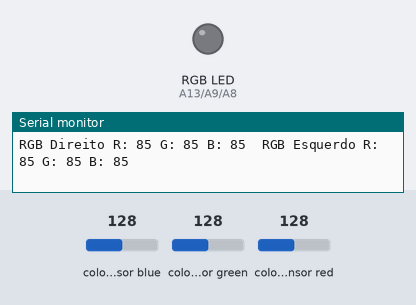
This sketch was run on a simulated Arduino Mega 2560, built with avr-gcc and run on an emulated ATmega2560. Shown: an RGB LED mixed from three pins (HIGH = lit), the last lines printed to the serial monitor. The test bench sets the inputs (shaded band); at power-on: colour sensor green 128, colour sensor blue 128, colour sensor red 128.

Above: at 1.2 s.
1.3 s: colour sensor green set to 189
2.8 s: colour sensor green set to 195
At 3.3 s:
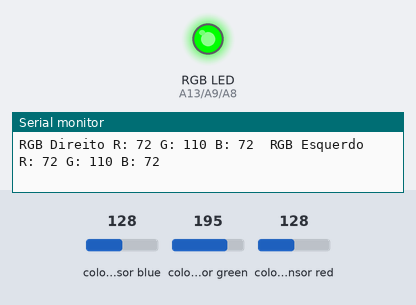
4.4 s: colour sensor blue set to 134
At 5.4 s:
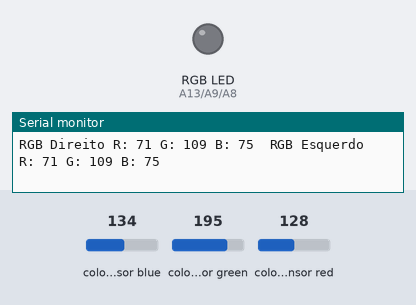
6.0 s: colour sensor blue set to 5
At 7.2 s:
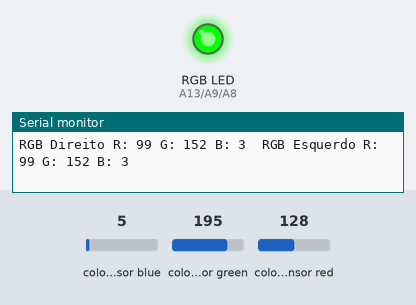
7.5 s: colour sensor green set to 191
At 8.3 s:
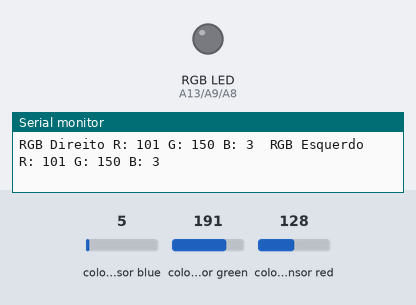
9.1 s: colour sensor green set to 5
At 10.3 s:
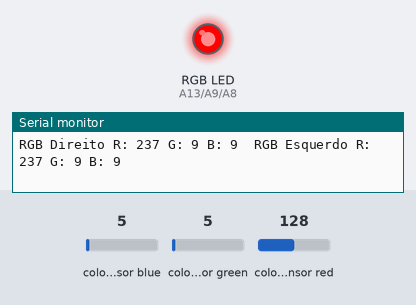
Timing chart, 0 to 11.7 s (numbered marks = the images above; inputs shaded):
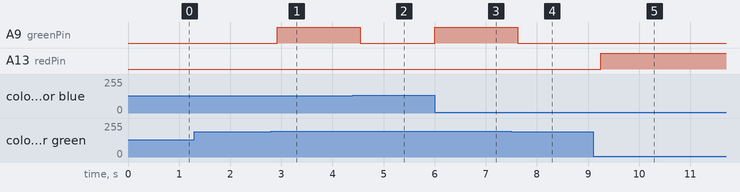

The sketch:

TestarSensoresRGB.ino
```cpp
#include <Wire.h>
#include "Adafruit_TCS34725softi2c.h"

const int sdaEsq = 20, sclEsq = 21, sdaDir = 53, sclDir = 52;
const int redPin = A13, greenPin = A9, bluePin = A8;

Adafruit_TCS34725softi2c rgbDir = Adafruit_TCS34725softi2c(TCS34725_INTEGRATIONTIME_50MS, TCS34725_GAIN_4X, sdaDir, sclDir);
Adafruit_TCS34725softi2c rgbEsq = Adafruit_TCS34725softi2c(TCS34725_INTEGRATIONTIME_50MS, TCS34725_GAIN_4X, sdaEsq, sclEsq);

void setup() {
  // put your setup code here, to run once:
  Serial.begin(9600);
  pinMode(redPin, OUTPUT);
  pinMode(greenPin, OUTPUT);
  pinMode(bluePin, OUTPUT);

  while (!rgbDir.begin()) {
    Serial.println("O sensor RGB direito não foi encontrado ... verifica as ligações");
    delay(1000);
  }

  while (!rgbEsq.begin()) {
    Serial.println("O sensor RGB esquerdo não foi encontrado ... verifica as ligações");
    delay(1000);
  }
}

void loop() {
  // put your main code here, to run repeatedly:
  checkColor();
}

void checkColor() {

  uint16_t clearDir, redDir, greenDir, blueDir;
  uint16_t clearEsq, redEsq, greenEsq, blueEsq;
  rgbDir.setInterrupt(false);  // turn on LED
  rgbEsq.setInterrupt(false);  // turn on LED
  delay(60);                   // takes 50ms to read
  rgbDir.getRawData(&redDir, &greenDir, &blueDir, &clearDir);
  rgbEsq.getRawData(&redEsq, &greenEsq, &blueEsq, &clearEsq);
  rgbDir.setInterrupt(true);  // turn off LED
  rgbEsq.setInterrupt(true);  // turn off LED

  uint32_t sumDir = clearDir;
  float dirR, dirG, dirB;
  dirR = redDir;
  dirR /= sumDir;
  dirG = greenDir;
  dirG /= sumDir;
  dirB = blueDir;
  dirB /= sumDir;
  dirR *= 256;
  dirG *= 256;
  dirB *= 256;

  uint32_t sumEsq = clearEsq;
  float esqR, esqG, esqB;
  esqR = redEsq;
  esqR /= sumEsq;
  esqG = greenEsq;
  esqG /= sumEsq;
  esqB = blueEsq;
  esqB /= sumEsq;
  esqR *= 256;
  esqG *= 256;
  esqB *= 256;

  Serial.print("RGB Direito R: ");
  Serial.print((int)dirR);
  Serial.print(" G: ");
  Serial.print((int)dirG);
  Serial.print(" B: ");
  Serial.print((int)dirB);
  Serial.print("\t");

  Serial.print("RGB Esquerdo R: ");
  Serial.print((int)esqR);
  Serial.print(" G: ");
  Serial.print((int)esqG);
  Serial.print(" B: ");
  Serial.println((int)esqB);


  if ((dirR > 120 && dirG < 100 && dirB < 100) || (esqR > 120 && esqG < 100 && esqB < 100)) {
    analogWrite(redPin, 255);
    analogWrite(greenPin, 0);
    analogWrite(bluePin, 0);
    //buzzerOn();
  } else if ((dirR < 100 && dirG > 110 && dirB < 100) || (esqR < 100 && esqG > 110 && esqB < 100)) {
    analogWrite(redPin, 0);
    analogWrite(greenPin, 255);
    analogWrite(bluePin, 0);
    //buzzerOn();
  } else if ((dirR < 100 && dirG < 100 && dirB > 130) || (esqR < 100 && esqG < 100 && esqB > 130)) {
    analogWrite(redPin, 0);
    analogWrite(greenPin, 0);
    analogWrite(bluePin, 255);
    //buzzerOn();
  } else {
    ledOff();
  }
}

void turnRed() {
  analogWrite(redPin, 255);
  analogWrite(greenPin, 0);
  analogWrite(bluePin, 0);
}

void turnGreen() {
  analogWrite(redPin, 0);
  analogWrite(greenPin, 255);
  analogWrite(bluePin, 0);
}

void turnBlue() {
  analogWrite(redPin, 0);
  analogWrite(greenPin, 0);
  analogWrite(bluePin, 255);
}

void ledOff() {
  analogWrite(redPin, 0);
  analogWrite(greenPin, 0);
  analogWrite(bluePin, 0);
}
```

Measured:
- the behaviour switches between 192 and 193 on colour sensor green (found by bisection; images 0 and 1)
- the behaviour switches between 130 and 131 on colour sensor blue (found by bisection; images 1 and 2)
- the behaviour switches between 195 and 194 on colour sensor green (found by bisection; images 3 and 4)
- after the input at 2.8 s, A9 (greenPin): LOW → HIGH after 0.12 s
- after the input at 4.4 s, A9 (greenPin): HIGH → LOW after 0.14 s
- after the input at 6.0 s, A9 (greenPin): LOW → HIGH at once
- after the input at 7.5 s, A9 (greenPin): HIGH → LOW after 0.12 s
- after the input at 9.1 s, A13 (redPin): LOW → HIGH after 0.15 s
